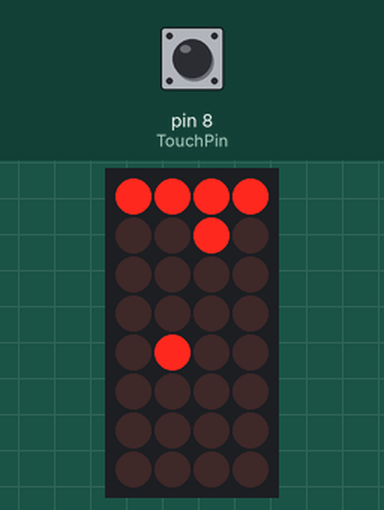
Bench run of a sketch on a simulated Arduino Uno, built with avr-gcc and run on an emulated ATmega328P. Shown: 4×8 LED matrix. Wiring (inferred from the names in the program): LED matrix (orientation assumed): rows pin 2, pin 3, pin 4, pin 5, pin 6, pin 7, A4, A5; columns A0, A1, A2, A3. The inputs (shaded band) are chosen by the test bench; at power-on: pin 8 (TouchPin) LOW. Random numbers use the default seed unless the sketch sets one. At 6.4 s the program stops and its outputs stay as they are.

Above: at 1.2 s.
1.3 s: pin 8 (TouchPin) pulled HIGH for 3.2 s
At 2.94 s:
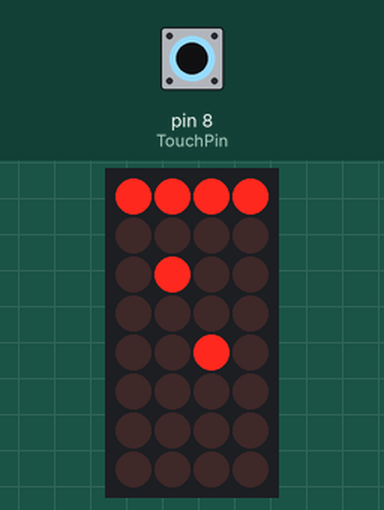
At 5.3 s:
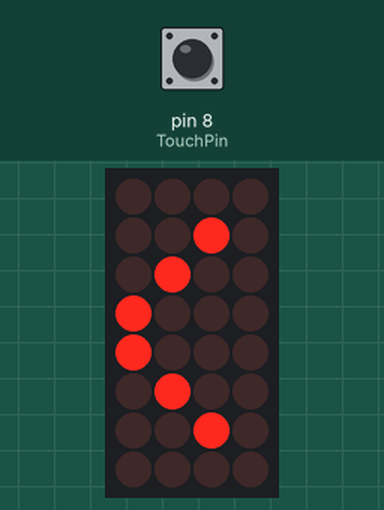
Timing chart, 0 to 6.8 s (numbered marks = the images above; inputs shaded):
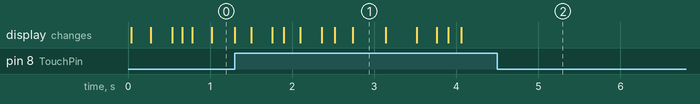

The sketch:

fingyddr_kinda_.ino
```cpp
// Mario's ideas
// Displaying cat image on 8x8 LED Matrix (Multiplexing)

//   Raws
#define R1 2
#define R2 3
#define R3 4
#define R4 5
#define   R5 6
#define R6 7
#define R7 A4
#define R8 A5
//Columns
#define C1   10
#define C2 11
#define C3 12
#define C4 13
#define C5 A0
#define   C6 A1
#define C7 A2
#define C8 A3

const int TouchPin = 8;
long randomNumber = random(20, 70);
long randomNumber2 = random(20, 70);

int pause=1;
int count = 1;

  int Cat   [8] [8] ={
  {0,0,0,0,1,1,1,1},
  {0,0,0,0,0,0,0,0},
  {0,0,0,0,0,0,0,0},
   {0,0,0,0,0,0,0,0},
  {0,0,0,0,0,0,0,0},
  {0,0,0,0,0,0,0,0},
  {0,0,0,0,0,0,0,0},
   {0,0,0,0,0,0,0,0},
  };

  int CatLose [8] [8] ={
  {0,0,0,0,0,0,0,0},
  {0,1,0,0,0,0,1,0},
  {0,0,1,0,0,1,0,0},
   {0,0,0,1,1,0,0,0},
  {0,0,0,1,1,0,0,0},
  {0,0,1,0,0,1,0,0},
  {0,1,0,0,0,0,1,0},
   {0,0,0,0,0,0,0,0},
  };

  int CatWin  [8] [8] ={
  {0,0,0,0,0,0,0,0},
  {0,0,0,0,0,0,0,0},
  {0,0,1,0,0,1,0,0},
  {0,0,0,0,0,0,0,0},
  {0,1,0,0,0,0,1,0},
  {0,0,1,1,1,1,0,0},
  {0,0,0,0,0,0,0,0},
  {0,0,0,0,0,0,0,0},
  };

void setup() {
   pinMode(R1, OUTPUT);
    pinMode(R2, OUTPUT);
   pinMode(R3, OUTPUT);
   pinMode(R4, OUTPUT);
    pinMode(R5, OUTPUT);
   pinMode(R6, OUTPUT);
   pinMode(R7, OUTPUT);
    pinMode(R8, OUTPUT);
   pinMode(C1, OUTPUT);
   pinMode(C2, OUTPUT);
    pinMode(C3, OUTPUT);
   pinMode(C4, OUTPUT);
   pinMode(C5, OUTPUT);
    pinMode(C6, OUTPUT);
   pinMode(C7, OUTPUT);
   pinMode(C8, OUTPUT);

   digitalWrite(R1,HIGH);
  digitalWrite(R2,HIGH);
  digitalWrite(R3,HIGH);
   digitalWrite(R4,HIGH);
  digitalWrite(R5,HIGH);
  digitalWrite(R6,HIGH);
   digitalWrite(R7,HIGH);
  digitalWrite(R8,HIGH);
  digitalWrite(C1,LOW);
   digitalWrite(C2,LOW);
  digitalWrite(C3,LOW);
  digitalWrite(C4,LOW);
   digitalWrite(C5,LOW);
  digitalWrite(C6,LOW);
  digitalWrite(C7,LOW);
   digitalWrite(C8,LOW);
   pinMode(TouchPin, INPUT);
}
     void SelectRow(int row){
  if (row==1)   digitalWrite(R1,LOW); else digitalWrite(R1,HIGH);
  if (row==2) digitalWrite(R2,LOW);   else digitalWrite(R2,HIGH);
  if (row==3) digitalWrite(R3,LOW); else digitalWrite(R3,HIGH);
   if (row==4) digitalWrite(R4,LOW); else digitalWrite(R4,HIGH);
  if (row==5)   digitalWrite(R5,LOW); else digitalWrite(R5,HIGH);
  if (row==6) digitalWrite(R6,LOW);   else digitalWrite(R6,HIGH);
  if (row==7) digitalWrite(R7,LOW); else digitalWrite(R7,HIGH);
   if (row==8) digitalWrite(R8,LOW); else digitalWrite(R8,HIGH);
}

void   SelectColumn(int column){
  if (column==1) digitalWrite(C1,HIGH); else digitalWrite(C1,LOW);
   if (column==2) digitalWrite(C2,HIGH); else digitalWrite(C2,LOW);
  if (column==3)   digitalWrite(C3,HIGH); else digitalWrite(C3,LOW);
  if (column==4) digitalWrite(C4,HIGH);   else digitalWrite(C4,LOW);
  if (column==5) digitalWrite(C5,HIGH); else digitalWrite(C5,LOW);
   if (column==6) digitalWrite(C6,HIGH); else digitalWrite(C6,LOW);
  if (column==7)   digitalWrite(C7,HIGH); else digitalWrite(C7,LOW);
  if (column==8) digitalWrite(C8,HIGH);   else digitalWrite(C8,LOW);

}


void   Set_LED_in_Active_Row(int column, int state){
  if (column==1) digitalWrite(C1,state);
  if (column==2) digitalWrite(C2,state);
  if (column==3) digitalWrite(C3,state);
  if (column==4) digitalWrite(C4,state);
  if (column==5) digitalWrite(C5,state);
  if (column==6) digitalWrite(C6,state);
  if (column==7) digitalWrite(C7,state);
  if (column==8) digitalWrite(C8,state);
}

int inc = 1;
int deathIndex = 0;
int winIndex = 1;
int count2 = 0;
int inc2 = 1;

void loop() {
    int sensorValue = digitalRead(TouchPin);

     for (int j=0;j<8;j++){
    SelectRow(j+1);
      for (int i=0;i<8;i++){
         Set_LED_in_Active_Row(i+1 ,Cat[j][i]);
      }
      delay(pause);
     }

if(count%randomNumber == 0 && inc != 8){
  Cat[inc][5]=1;
  if(inc != 1) {
    Cat[inc - 1][5] = 0;
  }
  inc++;
}

if(count%randomNumber2 == 0 && inc2 != 8){
  Cat[inc2][6]=1;
  if(inc2 != 1) {
    Cat[inc2 - 1][6] = 0;
  }
  inc2++;
}

if (count % (randomNumber + 30) == 0 && inc == 8) {
  inc = 1;
  Cat[7][5] = 0;
  randomNumber = random(20, 70);
}

if (count % (randomNumber2 + 30) == 0 && inc2 == 8) {
  inc2 = 1;
  Cat[7][6] = 0;
  randomNumber2 = random(20, 70);
}

if(sensorValue == 1) {
  if(Cat[7][5] == 0 && Cat[7][6] == 0) {
    if(count - count2 >= 100) {
        count2 = count;
        Cat[deathIndex][3] = 1;
        deathIndex++;
        if(deathIndex == 4) {
          for(int k = 0; k < 250; k++) {
            for (int j=0;j<8;j++){
              SelectRow(j+1);
              for (int i=0;i<8;i++){
                Set_LED_in_Active_Row(i+1 ,CatLose[j][i]);
              }
              delay(pause);
            }
            delay(pause);
          }
          exit(0);
        }
      }
    } else {
        if(count - count2 >= 100) {
          count2 = count;
          Cat[winIndex][7] = 1;
          winIndex++;
          if (winIndex == 7) {
            for(int k = 0; k < 250; k++) {
            for (int j=0;j<8;j++){
              SelectRow(j+1);
              for (int i=0;i<8;i++){
                Set_LED_in_Active_Row(i+1 ,CatWin[j][i]);
              }
              delay(pause);
            }
            delay(pause);
          }
          exit(0);
          }
      }
    }
}


count++;
} 
```

Measured:
- what the display in image 1 shows lasts 0.4 s, from 2.7 s to 3.1 s
